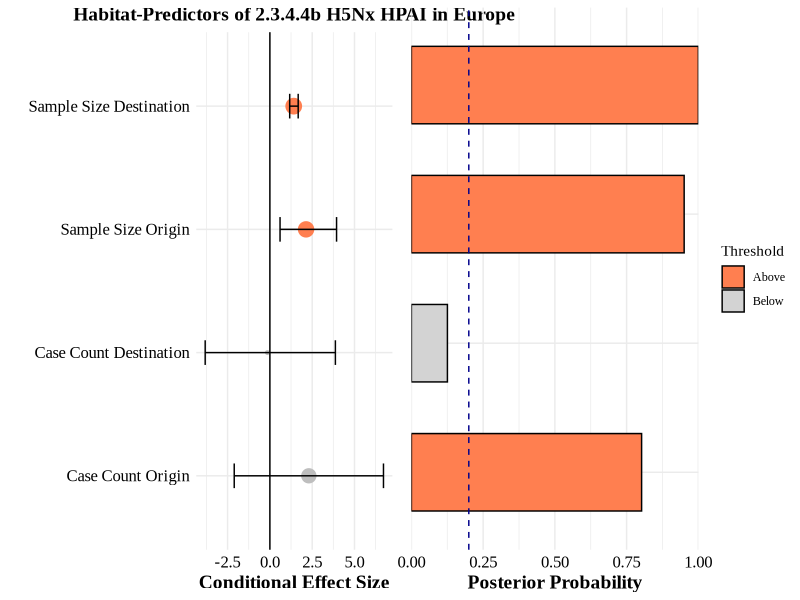

Generate this figure with R:
# Load necessary libraries
library(ggplot2)
library(dplyr)
library(readr)
library(gridExtra)

# Set working directory and load data
setwd("/Users/sachinsubedi/Library/CloudStorage/OneDrive-UniversityofGeorgia/EU_H5/feb13/Results/GLM_Habitat/")
data <- read_tsv("GLMSummary.txt")

# Arrange variables to display each "Origin" variable followed by its corresponding "Destination"
data$Variable <- factor(data$Variable, levels = c(
  "Case Count Origin", "Case Count Destination", 
  "Sample Size Origin", "Sample Size Destination"
))

# Prepare data for plotting
data <- data %>%
  mutate(
    Significant = case_when(
      CoefLowerHPD > 0 ~ "Positive",   # Statistically supported positive association (red)
      CoefUpperHPD < 0 ~ "Negative",   # Statistically supported negative association (blue)
      TRUE ~ "Non-Significant"         # No association (gray)
    ),
    AboveThreshold = case_when(
      pp > 0.20 & Significant == "Negative" ~ "AboveNegative",  # For bars above threshold with negative effect
      pp > 0.20 ~ "Above",                                     # For bars above threshold without negative effect
      TRUE ~ "Below"                                           # Below threshold
    )
  )

data$Significant <- factor(data$Significant, levels = c("Positive", "Negative", "Non-Significant"))
data$AboveThreshold <- factor(data$AboveThreshold, levels = c("AboveNegative", "Above", "Below"))

# Define custom colors based on significance and threshold
custom_colors <- c("Positive" = "coral", "Negative" = "cyan", "Non-Significant" = "gray")
threshold_colors <- c("AboveNegative" = "cyan", "Above" = "coral", "Below" = "lightgray")

# Part 1: Plot for Conditional Effect Size with HPD Intervals
effect_size_plot <- ggplot(data, aes(x = CoefMedian, y = Variable)) +
  geom_point(aes(color = Significant, size = pp, fill = Significant), shape = 21) +  # Shape 21 allows filling
  geom_errorbarh(aes(xmin = CoefLowerHPD, xmax = CoefUpperHPD), height = 0.2, color = "black") +
  geom_vline(xintercept = 0, linetype = "solid", color = "black") +
  scale_color_manual(values = custom_colors) +
  scale_fill_manual(values = custom_colors) +
  scale_size_continuous(range = c(1, 5), guide = "none") +
  labs(
    x = "Conditional Effect Size", 
    y = "",
    title = "Habitat-Predictors of 2.3.4.4b H5Nx HPAI in Europe"
  ) +
  theme_minimal() +
  theme(
    text             = element_text(family = "Times New Roman"),
    legend.position  = "none",
    # Larger, bold, black axis labels:
    axis.title.x     = element_text(size = 14, face = "bold", color = "black"),
    axis.title.y     = element_text(size = 14, face = "bold", color = "black"),
    # Make axis text also black and slightly larger:
    axis.text.x      = element_text(size = 12, color = "black"),
    axis.text.y      = element_text(size = 12, color = "black"),
    # Optionally make the title larger/bolder as well:
    plot.title       = element_text(size = 14, face = "bold", color = "black", hjust = 0.5)
  )

# Part 2: Plot for Posterior Probability with additional BF = 3 and BF = 100 threshold lines
posterior_prob_plot <- ggplot(data, aes(x = pp, y = Variable, fill = AboveThreshold)) +
  geom_col(color = "black", width = 0.6) +
  geom_vline(xintercept = 0.20, linetype = "dashed", color = "darkblue") +
  scale_fill_manual(
    name   = "Threshold",
    values = threshold_colors,
    labels = c("AboveNegative" = "Above (Negative)",
               "Above"         = "Above",
               "Below"         = "Below")
  ) +
  scale_x_continuous(limits = c(0, 1), expand = c(0, 0)) +
  labs(
    x = "Posterior Probability",
    y = NULL
  ) +
  theme_minimal() +
  theme(
    text              = element_text(family = "Times New Roman"),
    legend.position   = "right",
    # We keep the y-axis text blank as in the original code:
    axis.text.y       = element_blank(),
    # Larger, bold, black x-axis label:
    axis.title.x      = element_text(size = 14, face = "bold", color = "black"),
    # Make x-axis text black and reasonably sized:
    axis.text.x       = element_text(size = 12, color = "black")
  )

# Display both
grid.arrange(effect_size_plot, posterior_prob_plot, ncol = 2)

